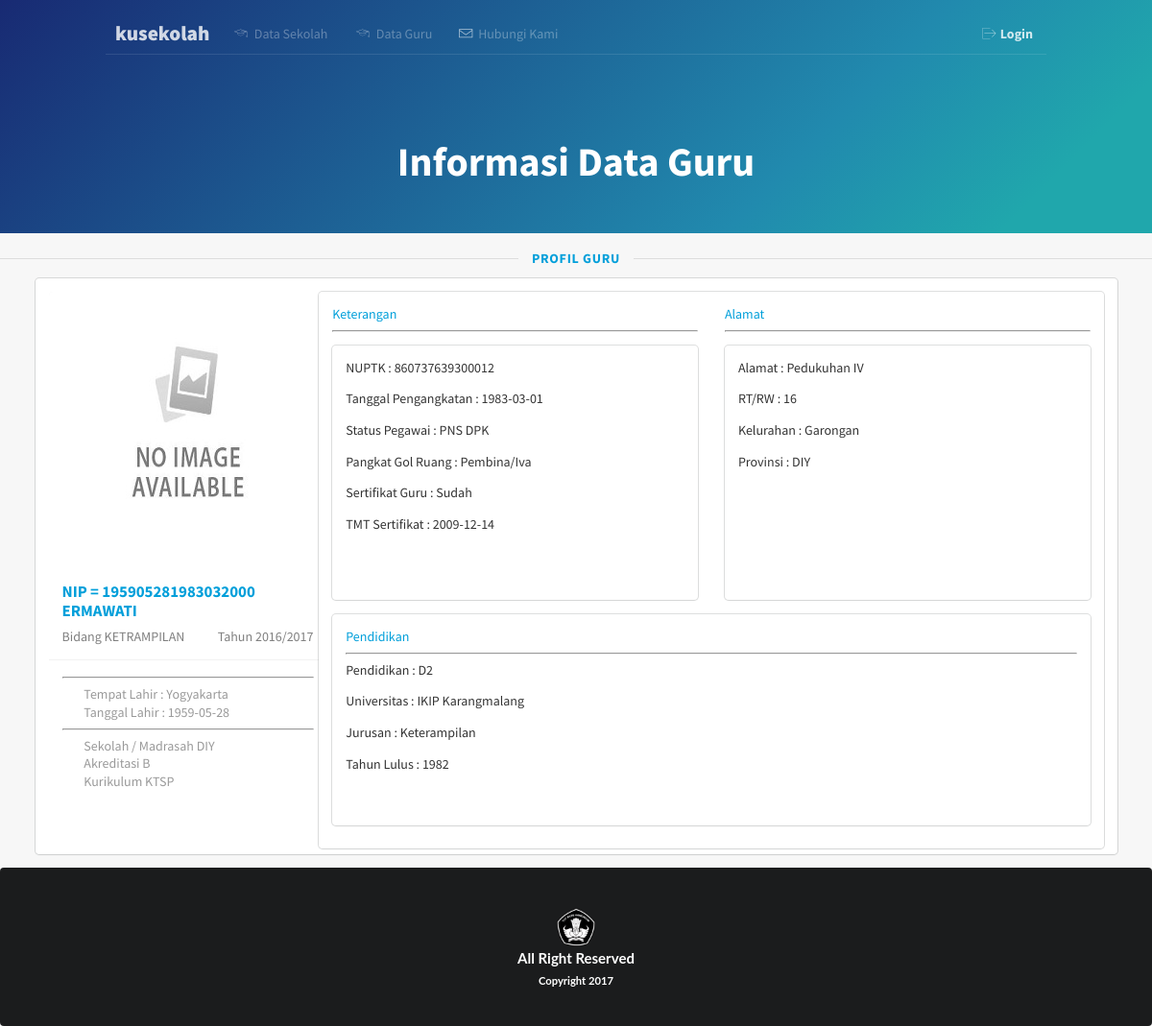
/dataguru/userprofilpage.php?npsn=20402731, run on the app's committed database.
### tables this page shows
CREATE TABLE `data_guru` (
  `npsn` int(10) NOT NULL,
  `tahun_ajaran` varchar(10) DEFAULT NULL,
  `nbm` varchar(15) DEFAULT NULL,
  `nama_guru` varchar(35) DEFAULT NULL,
  `bidang` varchar(30) DEFAULT NULL,
  `nuptk` varchar(30) DEFAULT NULL,
  `nip` varchar(30) DEFAULT NULL,
  `tempat_lahir` varchar(30) DEFAULT NULL,
  `tgl_lahir` date DEFAULT NULL,
  `telepon` varchar(30) DEFAULT NULL,
  `email` varchar(30) DEFAULT NULL,
  `pangkat_golruang` varchar(30) DEFAULT NULL,
  `tgl_pengangkatan` date DEFAULT NULL,
  `sertifikasi_guru` varchar(15) DEFAULT NULL,
  `tmt_sertifikasi` date DEFAULT NULL,
  `jk` varchar(4) DEFAULT NULL,
  `sts_pegawai` varchar(10) DEFAULT NULL,
  `organisasi` varchar(15) DEFAULT NULL,
  `alamat` varchar(50) DEFAULT NULL,
  `rt_rw` int(5) DEFAULT NULL,
  `kelurahan` varchar(30) DEFAULT NULL,
  `kec` int(2) DEFAULT NULL,
  `kab` int(2) DEFAULT NULL,
  `prov` varchar(30) DEFAULT NULL,
  `pendidikan` varchar(5) DEFAULT NULL,
  `jurusan` varchar(30) DEFAULT NULL,
  `univ` varchar(25) DEFAULT NULL,
  `thn_lulus` varchar(10) DEFAULT NULL
);

CREATE TABLE `profil` (
  `jenjang` varchar(30) NOT NULL,
  `nama_sekolah` varchar(75) NOT NULL,
  `npsn` int(10) NOT NULL,
  `sk_pendirian` varchar(20) NOT NULL,
  `tgl_pendirian` date NOT NULL,
  `alamat` varchar(50) NOT NULL,
  `kel` varchar(50) NOT NULL,
  `kec` int(4) NOT NULL,
  `kab` int(4) NOT NULL,
  `telepon` varchar(15) NOT NULL,
  `email` varchar(30) NOT NULL,
  `web` varchar(30) NOT NULL,
  `akreditasi` varchar(10) NOT NULL,
  `sk_akreditasi` varchar(30) NOT NULL,
  `kurikulum` varchar(20) NOT NULL,
  `visi` text NOT NULL,
  `misi` text NOT NULL,
  `tujuan` text NOT NULL,
  `moto` text NOT NULL,
  `koordinat_long` varchar(15) NOT NULL,
  `koordinat_lat` varchar(15) NOT NULL,
  `listrik` varchar(8) NOT NULL,
  `akses_internet` varchar(15) NOT NULL
);

### dataguru/userprofilpage.php (the view, shortened to what this page needs)
<?php
    $kunci=$_GET['npsn'];
    $sql=mysql_query("select * from profil where npsn='$kunci'");
    $sqlguru=mysql_query("select * from data_guru where npsn='$kunci'");
    $data = mysql_fetch_object($sql);
    $dataguru = mysql_fetch_object($sqlguru);
?><!DOCTYPE html>
<html>
<head>
  <link rel="stylesheet" type="text/css" href="../semantic-ui/semantic.css">
  <link rel="stylesheet" type="text/css" href="../homepage.css">
  <link rel="stylesheet" type="text/css" href="../dist/components/container.css">
  <link rel="stylesheet" type="text/css" href="../iconfonts/flaticon.css">
  <link rel="stylesheet" type="text/css" href="../dist/components/icon.css">
  <link rel="stylesheet" type="text/css" href="../dist/components/header.css">
  <link rel="stylesheet" type="text/css" href="../dist/components/table.css">
  </head>
  <body id="home">
  <div class="ui inverted masthead centered segment">
    <div class="ui page grid">
      <div class="column">
        <div class="ui secondary pointing menu">
          <a class="logo item" onclick="window.location.href='../index.php'">
            kusekolah  </a>
          <a class="item" onclick="window.location.href='../datasekolah/userpage.php'">
            <i class="flaticon-graduates icon" style="color: white"></i> Data Sekolah
          </a>
          <a class="item" onclick="window.location.href='../dataguru/userpage.php'">
            <i class="flaticon-graduates icon" style="color: white"></i> Data Guru
          </a>
          <a class="item" onclick="window.location.href='../hubungikami.php'">
            <i class="flaticon-mail" style="color: white"></i> Hubungi Kami
          </a>
          <div class="right menu">
            <a class="ui item" href="../login.html" style="color: white" title="Login Ke Akun Anda">
              <i class="white flaticon-outcoming icon" style="color: white"></i><b>Login</b>
            </a>
          </div>
        </div>
        <div class="ui hidden transition information">
          <h1 class="ui centered lead">Informasi Data Guru</h1>
          <br>
        </div>
      </div>
    </div>
  </div>
  <br>
  <div class="ui horizontal divider"><a>PROFIL Guru</a></div>
  <div class="ui container">
    <div class="ui segment">
      <div class="ui two column stackable grid">
       <div class="four wide column">
          <div class="ui people shape">
            <div class="sides">
              <div class="side active">
                <div class="ui card">
                  <div class="image">
                    <img src="../img/profilimg.png">
                  </div>
                  <div class="content">
                    <div class="header"><a>NIP = <?php echo $dataguru->nip;?></a></div>
                    <div class="header">
                      <a><?php echo $dataguru->nama_guru;?></a>
                    </div>
                    <div class="description">
                      Bidang <?php echo $dataguru->bidang;?>
                      <span class="right floated">
                      Tahun <?php echo $dataguru->tahun_ajaran;?>
                    </span>
                    </div>
                  </div>
                  <div class="extra content">
                    <hr>
                    <span>
                      <i class="birthday icon"></i>
                      <p style="display: inline;">Tempat Lahir : <?php echo $dataguru->tempat_lahir;?></p>
                    </span>
                    <br>
                    <span>
                      <i class="birthday icon"></i>
                      <p style="display: inline;">Tanggal Lahir : <?php echo $dataguru->tgl_lahir;?></p>
                    </span>
                    <hr>
                    <span>
                      <i class="university icon"></i>
                      <p style="display: inline;"><?php echo $data->nama_sekolah;?></p>
                    </span>
                    <br>
                    <span>
                      <i class="university icon"></i>
                      <p style="display: inline;">Akreditasi <?php echo $data->akreditasi;?></p>
                    </span>
                    <br>
                    <span>
                      <i class="book icon"></i>
                      <p style="display: inline;">Kurikulum <?php echo $data->kurikulum;?></p>
                    </span>
                  </div>
                </div>
              </div>
            </div>
          </div>
        </div>
        <div class="twelve wide column" style="height: 600px">
          <div class="ui container" >
            <div class="ui segment" style="height: 580px">
                <div class="column" >
                    <div class="ui two column stackable grid" style="height: 350px" >
                  <div class="column">
                    <div class="meta">
                      <a>Keterangan</a>
                      <hr>
                       <div class="ui segment" style="height: 265px">
                          <p>NUPTK  : <?php echo $dataguru->nuptk;?></p>
                          <p>Tanggal Pengangkatan   : <?php echo $dataguru->tgl_pengangkatan;?></p>
                          <p>Status Pegawai   : <?php echo $dataguru->sts_pegawai;?></p>
                          <p>Pangkat Gol Ruang  : <?php echo $dataguru->pangkat_golruang;?></p>
                          <p>Sertifikat Guru  : <?php echo $dataguru->sertifikasi_guru;?></p>
                          <p>TMT Sertifikat   : <?php echo $dataguru->tmt_sertifikasi;?></p>
                        </div>
                    </div>
                  </div>
                  <div class="column">
                    <div class="meta">
                      <a>Alamat</a>
                      <hr>
                      <div class="ui segment" style="height: 265px">
                          <p>Alamat  : <?php echo $dataguru->alamat;?></p>
                          <p>RT/RW   : <?php echo $dataguru->rt_rw;?></p>
                          <p>Kelurahan  : <?php echo $dataguru->kelurahan;?></p>
                          <p>Provinsi   : <?php echo $dataguru->prov;?></p>
                      </div>
                    </div>
                  </div>
                </div>
                </div>
                <div class="column">
                    <div class="column row">
                    <div class="column">
                      <div class="ui segment" style="height: 220px">
                        <a>Pendidikan</a><br>
                        <hr>
                        <p>Pendidikan : <?php echo $dataguru->pendidikan;?></p>
                        <p>Universitas : <?php echo $dataguru->univ;?></p>
                        <p>Jurusan : <?php echo $dataguru->jurusan;?></p>
                        <p>Tahun Lulus : <?php echo $dataguru->thn_lulus;?></p>
                      </div>
                    </div>
                  </div>
                </div>
            </div>
          </div>
        </div>
      </div>
    </div>
  </div>
  <div class="ui inverted footer segment center">
    <div class="ui container">
      <center><img src="../img/twh.png" style="width: 40px;height: 40px"></center>
    </div>
      <center>
        <h4 class="ui inverted header">All Right Reserved<br><sub>Copyright 2017</sub></h4>
      </center>
  </div>
</body>
</html>

### homepage.css (style rules this page uses)
html { font-size: 14px; }
#home .masthead { background: rgb(24,42,115); background: -moz-linear-gradient(-45deg, rgba(24,42,115,1) 0%, rgba(33,138,174,1) 69%, rgba(32,167,172,1) 89%); background: -webkit-gradient(linear, left top, right bottom, color-stop(0%,rgba(24,42,115,1)), color-stop(69%,rgba(33,138,174,1)), color-stop(89%,rgba(32,167,172,1))); background: -webkit-linear-gradient(-45deg, rgba(24,42,115,1) 0%,rgba(33,138,174,1) 69%,rgba(32,167,172,1) 89%); background: -o-linear-gradient(-45deg, rgba(24,42,115,1) 0%,rgba(33,138,174,1) 69%,rgba(32,167,172,1) 89%); background: -ms-linear-gradient(-45deg, rgba(24,42,115,1) 0%,rgba(33,138,174,1) 69%,rgba(32,167,172,1) 89%); background: linear-gradient(135deg, rgba(24,42,115,1) 0%,rgba(33,138,174,1) 69%,rgba(32,167,172,1) 89%); filter: progid:DXImageTransform.Microsoft.gradient( startColorstr='#182a73', endColorstr='#20a7ac',GradientType=1 ); border-radius: 0; margin: 0em; padding: 1rem 0rem 0; }
#home .masthead .column { position: relative; }
#home .masthead .information { margin: 6em 1em 0 1em; text-align: center; }
.ui.secondary.pointing.menu { border-bottom: 1px solid rgba(255,255,255, 0.1); }
.ui.menu .logo.item { font-weight: 800;color: #ffffff;font-size: 16pt;padding: 0 10px !important; }
.ui.menu .item { color: rgba(255,255,255,0.4); }
.ui.secondary.pointing.menu > .menu > .item, .ui.secondary.pointing.menu > .item { border-bottom-width: 1px; margin: 0 0 -1px; }
.ui.secondary.pointing.menu .item i { margin-right: 3px; color: rgba(255,255,255,0.6); }
.ui.secondary.pointing.menu > .menu > .item:not(.logo), .ui.secondary.pointing.menu > .item:not(.logo) { padding: 1em 0; margin-left: 1em; margin-right: 1em; }
.ui.cards > .card, .ui.card { box-shadow: none; }
#home .segment h1 { font-size: 3em; }
#home .footer.segment { background-color: #000000; padding: 3rem 0rem; }

### data on the page
data_guru: nip "195905281983032000", nama_guru "ERMAWATI", bidang "KETRAMPILAN", tahun_ajaran "2016/2017", tempat_lahir "Yogyakarta", tgl_lahir "1959-05-28", nuptk "860737639300012", tgl_pengangkatan "1983-03-01", sts_pegawai "PNS DPK", pangkat_golruang "Pembina/Iva", sertifikasi_guru "Sudah", tmt_sertifikasi "2009-12-14", alamat "Pedukuhan IV", rt_rw "16", kelurahan "Garongan", prov "DIY", pendidikan "D2", univ "IKIP Karangmalang", jurusan "Keterampilan", thn_lulus "1982"
profil: nama_sekolah "Sekolah / Madrasah DIY", akreditasi "B", kurikulum "KTSP"
